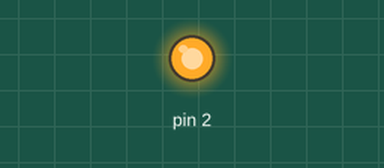
Recording of a sketch running on a simulated Arduino Uno, built with avr-gcc and run on an emulated ATmega328P. Shown: output pins drawn as LEDs (lit = HIGH).

Above: at 1.0 s.
At 7.4 s:
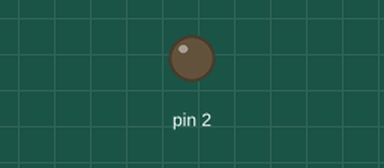
Timing chart, 0 to 13.3 s (numbered marks = the images above):
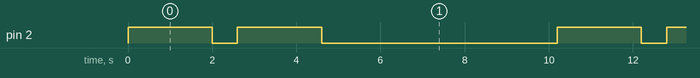

Measured:
- by itself, pin 2: repeats every 10.2 s: LOW 0.60 s, HIGH 2.0 s, LOW 5.6 s, HIGH 2.0 s
- by itself, everything shown: repeats every 10.2 s, in 4 steps

The sketch:

VibrationMotor.ino
```cpp
void setup() {
  // put your setup code here, to run once:
  pinMode(2, OUTPUT);
}

void loop() {
  // put your main code here, to run repeatedly:
  digitalWrite(2, HIGH);
  delay(2000);
  digitalWrite(2, LOW);
  delay(600);
  digitalWrite(2, HIGH);
  delay(2000);
  digitalWrite(2, LOW);
  delay(600);

  delay(5000);
}
```
